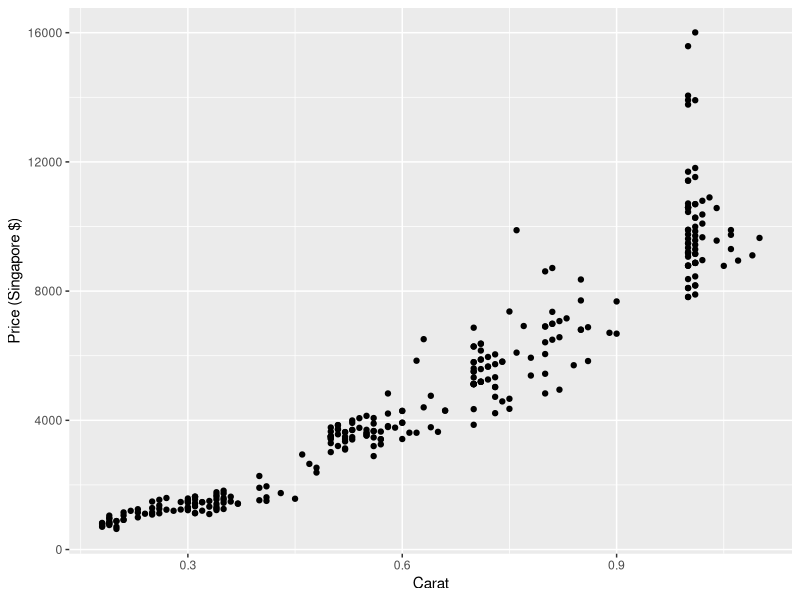
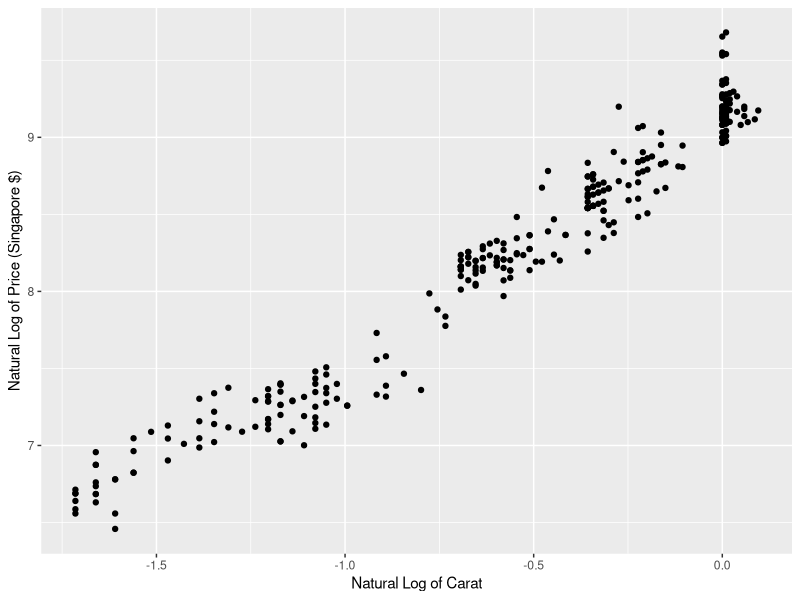
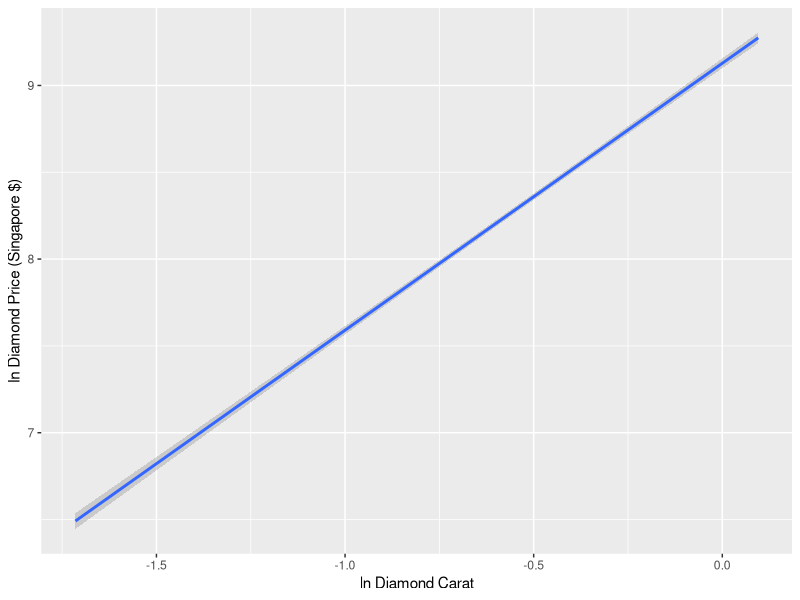
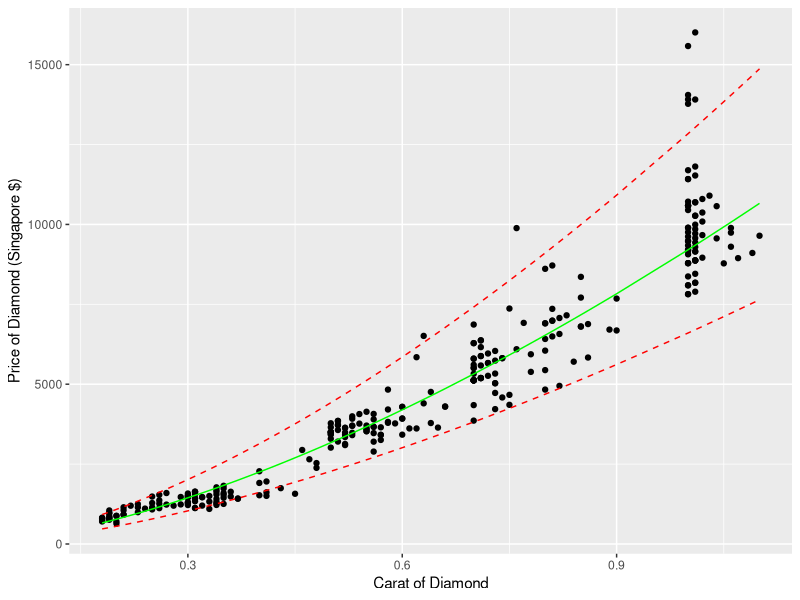

These figures' R source, in order:
#Simple Linear Regression on the diamond market in Singapore
diamond <- read.table(header = F, text = "
                      0.3  D VS2  GIA  1302
0.3  E VS1  GIA  1510
                      0.3  G VVS1 GIA  1510
                      0.3  G VS1  GIA  1260
                      0.31 D VS1  GIA  1641
                      0.31 E VS1  GIA  1555
                      0.31 F VS1  GIA  1427
                      0.31 G VVS2 GIA  1427
                      0.31 H VS2  GIA  1126
                      0.31 I VS1  GIA  1126
                      0.32 F VS1  GIA  1468
                      0.32 G VS2  GIA  1202
                      0.33 E VS2  GIA  1327
                      0.33 I VS2  GIA  1098
                      0.34 E VS1  GIA  1693
                      0.34 F VS1  GIA  1551
                      0.34 G VS1  GIA  1410
                      0.34 G VS2  GIA  1269
                      0.34 H VS1  GIA  1316
                      0.34 H VS2  GIA  1222
                      0.35 E VS1  GIA  1738
                      0.35 F VS1  GIA  1593
                      0.35 G VS1  GIA  1447
                      0.35 H VS2  GIA  1255
                      0.36 F VS1  GIA  1635
                      0.36 H VVS2 GIA  1485
                      0.37 F VS2  GIA  1420
                      0.37 H VS1  GIA  1420
                      0.4  F VS1  GIA  1911
                      0.4  H VS1  GIA  1525
                      0.41 F VS1  GIA  1956
                      0.43 H VVS2 GIA  1747
                      0.45 I VS1  GIA  1572
                      0.46 E VVS2 GIA  2942
                      0.48 G VVS2 GIA  2532
                      0.5  E VS1  GIA  3501
                      0.5  E VS1  GIA  3501
                      0.5  F VVS2 GIA  3501
                      0.5  F VS1  GIA  3293
                      0.5  G VS1  GIA  3016
                      0.51 F VVS2 GIA  3567
                      0.51 G VS1  GIA  3205
                      0.52 D VS2  GIA  3490
                      0.52 E VS1  GIA  3635
                      0.52 F VVS2 GIA  3635
                      0.52 F VS1  GIA  3418
                      0.53 D VS1  GIA  3921
                      0.53 F VVS2 GIA  3701
                      0.53 F VS1  GIA  3480
                      0.53 G VVS2 GIA  3407
                      0.54 E VS1  GIA  3767
                      0.54 F VVS1 GIA  4066
                      0.55 E VVS2 GIA  4138
                      0.55 F VS1  GIA  3605
                      0.55 G VVS2 GIA  3529
                      0.56 F VS1  GIA  3667
                      0.56 I VVS2 GIA  2892
                      0.57 G VVS2 GIA  3651
                      0.59 G VVS2 GIA  3773
                      0.6  F VS1  GIA  4291
                      0.62 E VVS1 GIA  5845
                      0.63 G VVS2 GIA  4401
                      0.64 G VVS1 GIA  4759
                      0.66 H VVS1 GIA  4300
                      0.7  F VS1  GIA  5510
                      0.7  G VS1  GIA  5122
                      0.7  H VVS2 GIA  5122
                      0.7  I VS2  GIA  3861
                      0.71 F VVS2 GIA  5881
                      0.71 F VS1  GIA  5586
                      0.71 F VS2  GIA  5193
                      0.71 H VVS2 GIA  5193
                      0.72 F VS2  GIA  5263
                      0.8  I VVS2 GIA  5441
                      0.82 I VS2  GIA  4948
                      0.84 H VS2  GIA  5705
                      0.85 F VS2  GIA  6805
                      0.86 H VVS2 GIA  6882
                      0.89 H VS1  GIA  6709
                      0.9  I VVS2 GIA  6682
                      0.5  E VS1  GIA  3501
                      0.5  G VVS1 GIA  3432
                      0.51 F VVS1 GIA  3851
                      0.55 H IF   GIA  3605
                      0.56 E VS1  GIA  3900
                      0.57 H VVS1 GIA  3415
                      0.6  H IF   GIA  4291
                      0.63 E IF   GIA  6512
                      0.7  E VS1  GIA  5800
                      0.7  F VVS1 GIA  6285
                      0.7  F VS2  GIA  5122
                      0.7  F VS2  GIA  5122
                      0.7  G VS1  GIA  5122
                      0.7  H VVS2 GIA  5122
                      0.71 D VS1  GIA  6372
                      0.71 E VS1  GIA  5881
                      0.71 H VVS2 GIA  5193
                      0.72 E VS1  GIA  5961
                      0.72 H VVS1 GIA  5662
                      0.73 E VS2  GIA  5738
                      0.73 H VS1  GIA  5030
                      0.73 H VS1  GIA  5030
                      0.73 I VVS1 GIA  4727
                      0.73 I VS1  GIA  4221
                      0.74 G VVS2 GIA  5815
                      0.74 H VS2  GIA  4585
                      0.75 D VVS2 GIA  7368
                      0.75 I VVS2 GIA  4667
                      0.75 I VS1  GIA  4355
                      0.76 D IF   GIA  9885
                      0.77 F VVS1 GIA  6919
                      0.78 H VS1  GIA  5386
                      0.8  I VS2  GIA  4832
                      0.83 E VS2  GIA  7156
                      0.9  F VS1  GIA  7680
                      1    D VVS1 GIA 15582
                      1    D VS1  GIA 11419
                      1    E VS1  GIA 10588
                      1    E VS2  GIA  9757
                      1    F IF   GIA 13913
                      1    F VVS2 GIA 10588
                      1    F VS1  GIA 10713
                      1    F VS2  GIA  9480
                      1    G VVS2 GIA  9896
                      1    G VS1  GIA  9619
                      1    G VS2  GIA  9169
                      1    G VS2  GIA  9203
                      1    H VS2  GIA  8788
                      1    I VS1  GIA  8095
                      1    I VS2  GIA  7818
                      1.01 D VVS1 GIA 16008
                      1.01 E VS1  GIA 10692
                      1.01 E VS2  GIA  9853
                      1.01 F VS1  GIA 10272
                      1.01 F VS2  GIA  9573
                      1.01 H VS1  GIA  9153
                      1.01 H VS2  GIA  8873
                      1.01 I VVS1 GIA  8873
                      1.01 I VVS2 GIA  8455
                      1.01 I VS2  GIA  7895
                      1.02 F VS1  GIA 10372
                      1.02 F VS2  GIA  9666
                      1.02 G VVS2 GIA 10090
                      1.03 E VS1  GIA 10900
                      1.04 F VS1  GIA 10571
                      1.04 I IF   GIA  9563
                      1.05 I VVS2 GIA  8781
                      1.06 G VS2  GIA  9743
                      1.06 H VS2  GIA  9302
                      1.07 I VVS2 GIA  8945
                      1.1  H VS2  GIA  9646
                      0.18 F VVS1 IGI   823
                      0.18 F VVS2 IGI   765
                      0.18 G IF   IGI   803
                      0.18 G IF   IGI   803
                      0.18 G VVS2 IGI   705
                      0.18 H IF   IGI   725
                      0.19 D VVS2 IGI   967
                      0.19 E IF   IGI  1050
                      0.19 F IF   IGI   967
                      0.19 F VVS1 IGI   863
                      0.19 F VVS2 IGI   800
                      0.19 G IF   IGI   842
                      0.19 G VVS1 IGI   800
                      0.19 H IF   IGI   758
                      0.2  D VS1  IGI   880
                      0.2  G IF   IGI   880
                      0.2  G VS1  IGI   705
                      0.2  G VS2  IGI   638
                      0.21 D VS1  IGI   919
                      0.21 E IF   IGI  1149
                      0.21 F IF   IGI  1057
                      0.21 G IF   IGI   919
                      0.22 E IF   IGI  1198
                      0.23 E IF   IGI  1248
                      0.23 F IF   IGI  1147
                      0.23 G IF   IGI   995
                      0.24 H IF   IGI  1108
                      0.25 F IF   IGI  1485
                      0.25 G IF   IGI  1283
                      0.25 H IF   IGI  1149
                      0.25 I IF   IGI  1082
                      0.26 F IF   IGI  1539
                      0.26 F VVS1 IGI  1365
                      0.26 F VVS2 IGI  1260
                      0.26 I IF   IGI  1121
                      0.27 F IF   IGI  1595
                      0.27 H IF   IGI  1233
                      0.28 I IF   IGI  1199
                      0.29 G IF   IGI  1471
                      0.29 I IF   IGI  1238
                      0.3  E VVS2 IGI  1580
                      0.3  F VVS2 IGI  1459
                      0.3  G VVS1 IGI  1459
                      0.3  H VVS2 IGI  1218
                      0.3  I IF   IGI  1299
                      0.31 E VVS2 IGI  1628
                      0.31 F VVS1 IGI  1628
                      0.31 I IF   IGI  1337
                      0.32 H IF   IGI  1462
                      0.33 H IF   IGI  1503
                      0.34 F VVS1 IGI  1773
                      0.34 F VVS2 IGI  1636
                      0.35 F VVS1 IGI  1821
                      0.35 G VVS2 IGI  1540
                      0.4  G IF   IGI  2276
                      0.41 I VVS1 IGI  1616
                      0.41 I VVS2 IGI  1506
                      0.47 F VVS2 IGI  2651
                      0.48 F VS1  IGI  2383
                      0.5  G IF   IGI  3652
                      0.51 E VVS2 IGI  3722
                      0.51 F VVS1 IGI  3722
                      0.52 I IF   IGI  3095
                      0.55 F VVS2 IGI  3706
                      0.56 E VVS2 IGI  4070
                      0.56 G VVS2 IGI  3470
                      0.58 E VVS1 IGI  4831
                      0.58 F VVS1 IGI  4209
                      0.58 G VVS1 IGI  3821
                      0.7  G VVS1 IGI  5607
                      0.7  G VVS2 IGI  5326
                      0.71 D VS1  IGI  6160
                      0.76 F VVS2 IGI  6095
                      0.78 G VVS2 IGI  5937
                      1    H VVS2 IGI  9342
                      1.01 G VS1  IGI  9713
                      1.01 H VS2  IGI  8873
                      1.01 I VS1  IGI  8175
                      0.5  F VVS1 HRD  3778
                      0.5  G VVS1 HRD  3432
                      0.51 F VVS1 HRD  3851
                      0.52 E VS2  HRD  3346
                      0.52 H VVS1 HRD  3130
                      0.53 F VVS1 HRD  3995
                      0.53 F VVS2 HRD  3701
                      0.55 G VVS2 HRD  3529
                      0.56 F VS1  HRD  3667
                      0.56 F VS2  HRD  3202
                      0.57 F VS2  HRD  3256
                      0.57 H VVS1 HRD  3415
                      0.58 H IF   HRD  3792
                      0.6  G VS1  HRD  3925
                      0.6  G VS2  HRD  3421
                      0.6  H VVS1 HRD  3925
                      0.61 H VVS2 HRD  3616
                      0.62 I VVS2 HRD  3615
                      0.64 H VVS2 HRD  3785
                      0.65 I VVS2 HRD  3643
                      0.66 H VVS1 HRD  4300
                      0.7  E VVS1 HRD  6867
                      0.7  E VVS2 HRD  6285
                      0.7  G VVS1 HRD  5800
                      0.7  G VVS2 HRD  5510
                      0.7  H VS2  HRD  4346
                      0.71 G IF   HRD  6372
                      0.71 H VVS2 HRD  5193
                      0.72 H VVS1 HRD  5662
                      0.73 F VS2  HRD  5333
                      0.73 G VVS1 HRD  6041
                      0.74 H VVS1 HRD  5815
                      0.8  F IF   HRD  8611
                      0.8  F VS1  HRD  6905
                      0.8  G VVS2 HRD  6905
                      0.8  H VVS2 HRD  6416
                      0.8  H VS1  HRD  6051
                      0.81 E VVS1 HRD  8715
                      0.81 E VS2  HRD  6988
                      0.81 F VS1  HRD  6988
                      0.81 G VS1  HRD  6495
                      0.81 H IF   HRD  7358
                      0.82 F VS2  HRD  6572
                      0.82 G VVS2 HRD  7072
                      0.85 F VVS1 HRD  8359
                      0.85 F VS2  HRD  6805
                      0.85 G VVS1 HRD  7711
                      0.86 H VS2  HRD  5835
                      1    D VVS2 HRD 13775
                      1    E VVS1 HRD 14051
                      1    E VVS2 HRD 11419
                      1    E VS1  HRD 10588
                      1    F VVS1 HRD 11696
                      1    F VVS2 HRD 10588
                      1    G VVS1 HRD 10450
                      1    G VVS2 HRD  9896
                      1    G VS2  HRD  9203
                      1    H VVS1 HRD  9480
                      1    H VS1  HRD  9065
                      1    H VS2  HRD  8788
                      1    I VVS1 HRD  8788
                      1    I VVS2 HRD  8372
                      1    I VS1  HRD  8095
                      1    I VS2  HRD  7818
                      1.01 D VVS2 HRD 13909
                      1.01 E VVS2 HRD 11531
                      1.01 E VS1  HRD 10692
                      1.01 F VVS1 HRD 11811
                      1.01 F VS1  HRD 10272
                      1.01 G VVS2 HRD  9993
                      1.01 G VS2  HRD  9293
                      1.01 H VVS2 HRD  9433
                      1.01 H VS1  HRD  9153
                      1.01 I VVS1 HRD  8873
                      1.01 I VS1  HRD  8175
                      1.02 F VVS2 HRD 10796
                      1.06 H VVS2 HRD  9890
                      1.02 H VS2  HRD  8959
                      1.09 I VVS2 HRD  9107
                      ")
#label the columns of the data frame
names(diamond)<-c("Carat","Color","Clarity","Cert","Price")
#plot carat and price naturally
library(ggplot2)
qplot(Carat, Price, data = diamond,
     geom = "point",
     ylab = "Price (Singapore $)")
#the plot seems to be following a curve

#take the ln of the data and then plot again
diamond$ln_Carat <- log(diamond$Carat)
diamond$ln_Price <- log(diamond$Price)
qplot(ln_Carat, ln_Price, data = diamond, 
     geom = "point",
     xlab = "Natural Log of Carat",
     ylab = "Natural Log of Price (Singapore $)")
#The data now meets the assumptions of a linear model

#Analysis:
#The response variable is the ln of the Price of the diamond, and the explanatory variable is the ln of the Carat of the diamond
#We will be using the log data so  the model is:
#ln(Price) = Beta0 + Beta1ln(Carat) + epsilon ~ N(0, sigma^2)
#fit the model:
out.diamond <- lm(ln_Price~ln_Carat, data = diamond)
summary(out.diamond)
#95% Confidence Interval for Beta1
confint(out.diamond)
#We are 95% confident that when Carat is increase by 1 percent, the true mean percent increase in Price 
#is between 1.5 and 1.57. Thus Carat is useful in predicting Price, as 0 is not in our inteval. 

#the value beta1_hat = 1.53726 means that for a one percent increase in Carat size we would expect
#a 1.537 percent increase in the price.
qplot(ln_Carat, ln_Price, data = diamond,
      geom = "smooth", formula = y~x, method = "lm", se = T,
      xlab = "ln Diamond Carat",
      ylab = "ln Diamond Price (Singapore $)")

#Predict price of a 1 carat diamond, in our current model that would be ln(1) which is just 0, so this will just
#be the exponentiation of the y-intercept
exp(9.13)
#95% prediction interval at carat = 1 which means the ln of the Carat would be 0
exp(predict(out.diamond, newdata = data.frame(ln_Carat = 0), interval = "prediction"))

#model for estimated price: ln(price_hat) = beta0_hat + ln(Carat)beta1_hat

#Create publication quality graphic
plot.df <- cbind(diamond, exp(predict(out.diamond, interval = "prediction")))
ggplot(plot.df,aes(Carat,Price))+
  xlab("Carat of Diamond")+
  ylab("Price of Diamond (Singapore $)") +
  geom_point() +
  geom_line(aes(y=fit),color = "green") +
  geom_line(aes(y =lwr), color = "red", linetype = "dashed") +
  geom_line(aes(y = upr), color = "red", linetype = "dashed")

#The real R^2 (not the fake R^2)
1- sum((diamond$Price - exp(predict(out.diamond)))^2) / sum((diamond$Price - mean(diamond$Price))^2)
#R^2 is .905 which means the model accounts for 90% percent of the variation in the respone variable, so it predicts
#fairly well

#summary statistics of the absolute prediction error
summary(abs(diamond$Price   - exp(predict(out.diamond))))
#The model predicts very well for lower values of Carat, and predits poorly for higher values of Carat.
#This is because there are other factors in play, we are only examining Carat, only one of the 4 C's. 
#Cut, for example, makes a huge difference in the price of the diamond, even for the same carat. 
